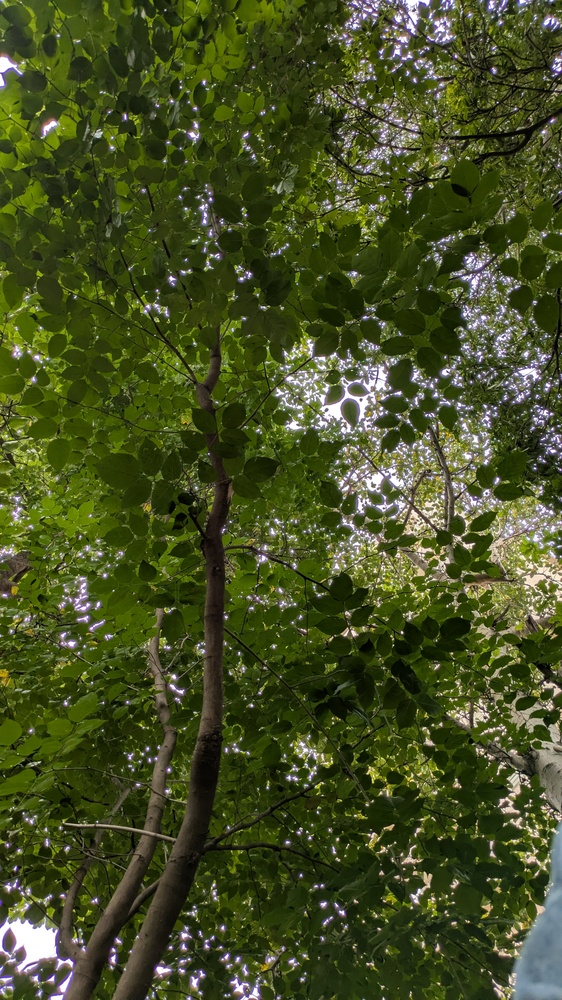
#> input picture data/canopy_input_images/plot-1/quadrant2.jpg, 562 x 1000 px, shrunk from 2268 x 4032 before the run, found by its file name; its folder holds only this picture in this run
$ python run_canopy_analysis.py
#> lines starting #> are read from the running program, lines starting #| are printed output that depends on the picture; after the words box and inside, x2 and y2 are one past the last pixel; in counts of white or black regions, pixels touching at a corner belong together
import cv2
import numpy as np
import os
import math
import csv
import logging

logging.basicConfig(level=logging.INFO, format='%(asctime)s - %(levelname)s - %(message)s')

def analyze_canopy_image(image_path, plot_id, csv_writer, output_image_dir):
    """Analyzes a single canopy image and writes the results to a CSV."""
#> called with plot_id = 'plot-1'
    base_filename = os.path.basename(image_path)

    gray_image = cv2.imread(image_path, cv2.IMREAD_GRAYSCALE)
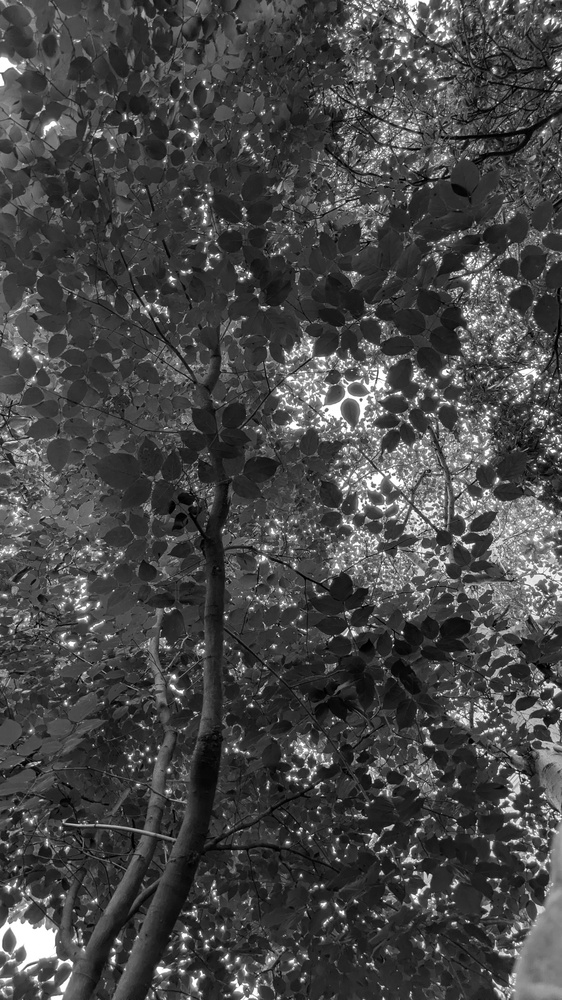
#> gray_image: shape (1000, 562); min 0, max 255, mean 70.6
    if gray_image is None:
        logging.error(f"Could not read image {image_path}")
        return

    _, binary_image = cv2.threshold(gray_image, 0, 255, cv2.THRESH_BINARY + cv2.THRESH_OTSU)
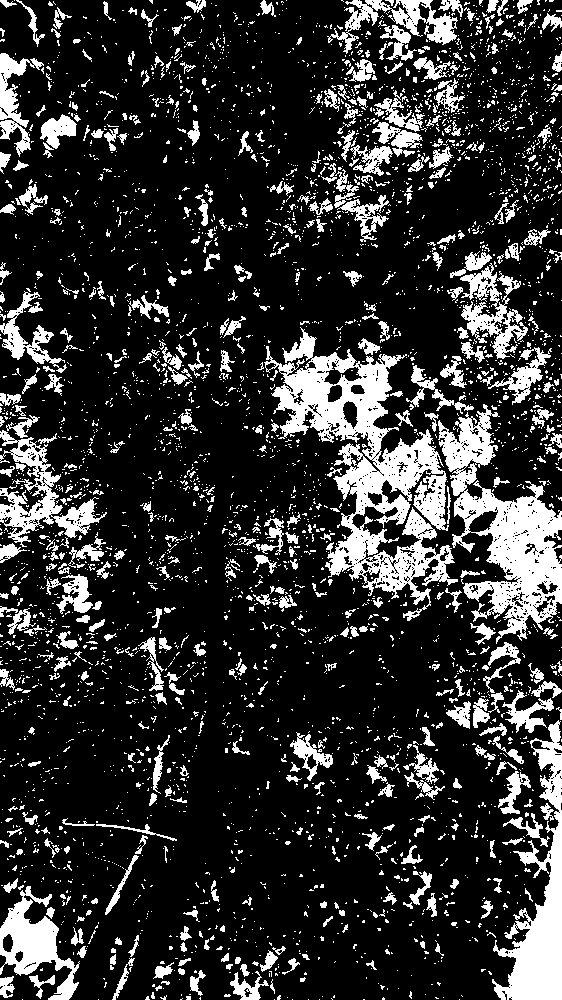
#> binary_image: shape (1000, 562); 19.2% white; 3947 white regions (3441 under 20 px)

    total_pixels = binary_image.size
#> total_pixels = 562000
    sky_pixels = np.sum(binary_image == 255)
#> sky_pixels = 108035
    canopy_pixels = total_pixels - sky_pixels
#> canopy_pixels = 453965
    canopy_cover_percent = (canopy_pixels / total_pixels) * 100
#> canopy_cover_percent = 80.78
    gap_fraction = sky_pixels / total_pixels
#> gap_fraction = 0.192

    if gap_fraction > 0:
        estimated_lai = -2 * 0.537 * math.log(gap_fraction)
#> estimated_lai = 1.77
    else:
        estimated_lai = float('inf')

    # --- Create new visualization ---

    # 1. Create the base color mask
    gray_bgr = cv2.cvtColor(gray_image, cv2.COLOR_GRAY2BGR)
    color_mask = np.zeros_like(gray_bgr)
    color_mask[binary_image == 0] = [0, 180, 0]  # Green for canopy
    color_mask[binary_image == 255] = [200, 50, 50] # Blue for sky

    # 2. Create the semi-transparent overlay
    alpha = 0.6 # Transparency factor
    blended_image = cv2.addWeighted(gray_bgr, 1 - alpha, color_mask, alpha, 0)
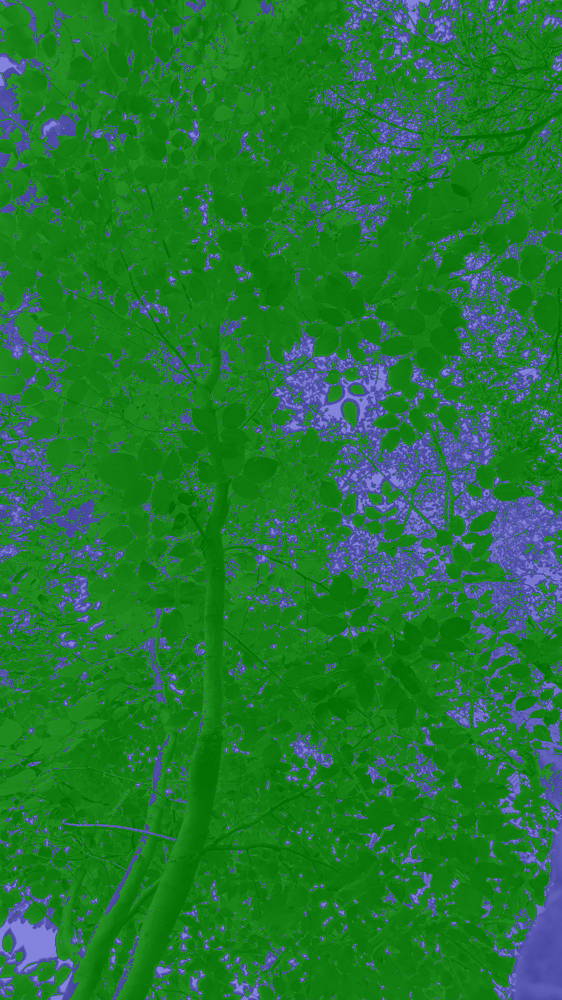
#> blended_image: shape (1000, 562, 3); mean B, G, R 51.3, 121.2, 34

    # 3. Add contour lines for sky gaps
    contours, _ = cv2.findContours(binary_image, cv2.RETR_TREE, cv2.CHAIN_APPROX_SIMPLE)
#> contours = 5636 contours, 5234 with area under 20; largest, box (x1, y1, x2, y2) and area: (264, 327, 458, 621) 19003, (438, 404, 562, 644) 12048, (492, 720, 562, 1000) 7001, (0, 430, 107, 547) 3464, (0, 886, 80, 1000) 3442
    cv2.drawContours(blended_image, contours, -1, (50, 255, 255), 1) # Bright yellow contours
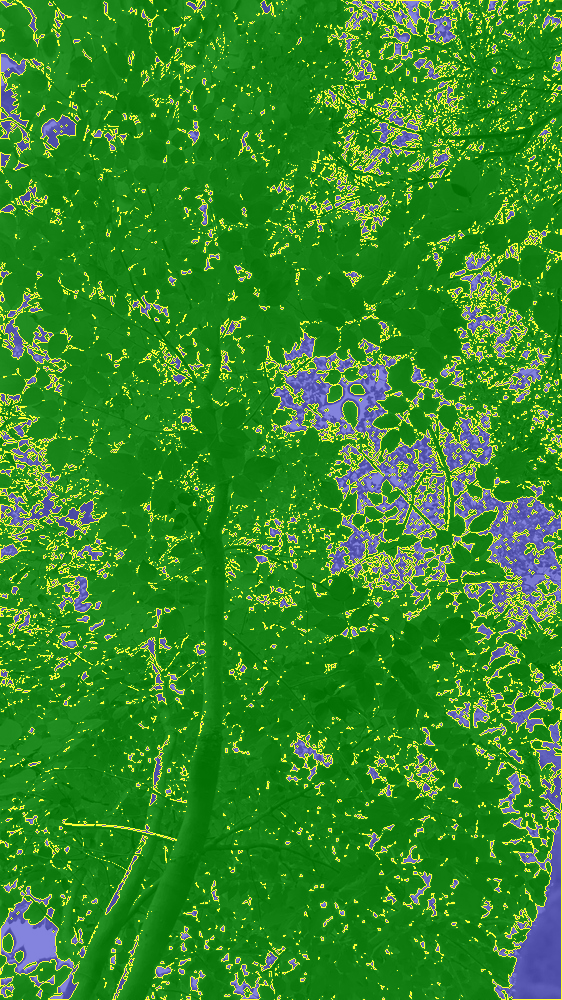
#> blended_image: shape (1000, 562, 3); 9.62% of pixels changed, all inside (x1, y1, x2, y2) = (0, 0, 562, 1000)

    # 4. Add footer with results
    footer_height = 60
    footer = np.zeros((footer_height, blended_image.shape[1], 3), dtype=np.uint8)
    text = f"Canopy Cover: {canopy_cover_percent:.2f}%  |  Estimated LAI: {estimated_lai:.2f}"
    cv2.putText(footer, text, (10, 35), cv2.FONT_HERSHEY_SIMPLEX, 0.8, (255, 255, 255), 2)
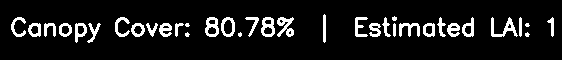
#> footer: shape (60, 562, 3); 9.8% white; 35 white regions (6 under 20 px), largest, box (x1, y1, x2, y2) and area: (491, 17, 518, 37) 204, (277, 17, 294, 37) 193, (205, 17, 219, 37) 165

    # 5. Combine the blended image and the footer
    final_image = cv2.vconcat([blended_image, footer])
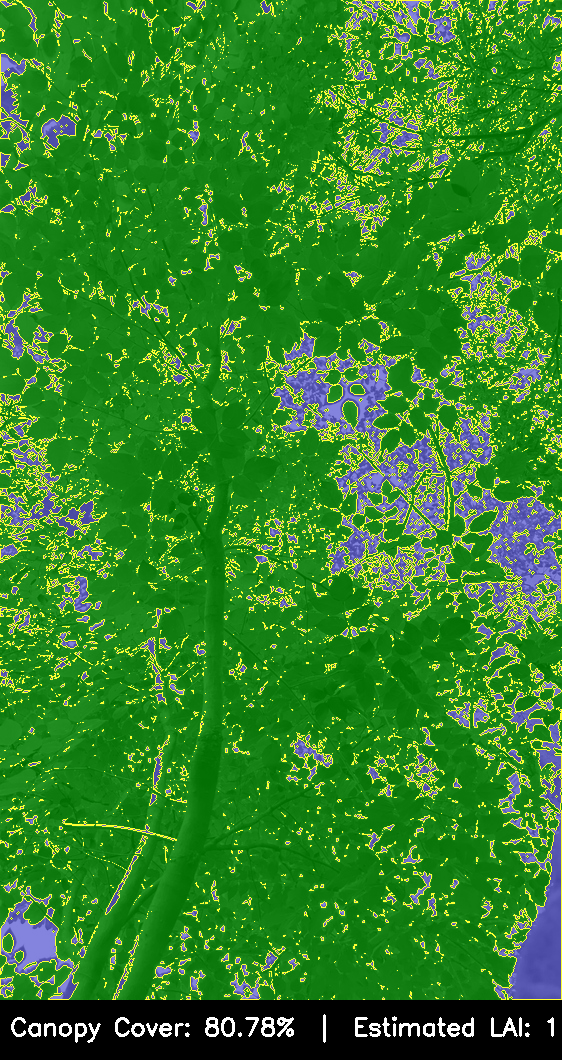
#> final_image: shape (1060, 562, 3); mean B, G, R 38.9, 131.6, 49.3

    # Save the final visual analysis image
    plot_output_dir = os.path.join(output_image_dir, plot_id)
    os.makedirs(plot_output_dir, exist_ok=True)
    output_image_path = os.path.join(plot_output_dir, f"analysis_{base_filename}")
    cv2.imwrite(output_image_path, final_image)

    csv_writer.writerow([plot_id, base_filename, canopy_cover_percent, estimated_lai, gap_fraction])
    logging.info(f"Canopy analysis complete for {os.path.join(plot_id, base_filename)}")

def run_canopy_analysis(input_dir, output_csv_path, output_image_dir):
    """
    Runs the canopy analysis for all images in a directory,
    processing subdirectories as separate plots.
    """
    logging.info("Starting canopy analysis with subdirectory processing.")
    os.makedirs(os.path.dirname(output_csv_path), exist_ok=True)
    os.makedirs(output_image_dir, exist_ok=True)

    with open(output_csv_path, 'w', newline='') as csvfile:
        csv_writer = csv.writer(csvfile)
        csv_writer.writerow(['plot_id', 'filename', 'canopy_cover_percent', 'estimated_lai', 'gap_fraction'])

        # Check for subdirectories (plots)
        subdirs = [d for d in os.listdir(input_dir) if os.path.isdir(os.path.join(input_dir, d))]

        if subdirs:
            for plot_id in sorted(subdirs):
                plot_dir = os.path.join(input_dir, plot_id)
                for filename in sorted(os.listdir(plot_dir)):
                    if filename.lower().endswith(('.png', '.jpg', '.jpeg')):
                        image_path = os.path.join(plot_dir, filename)
                        analyze_canopy_image(image_path, plot_id, csv_writer, output_image_dir)
        else:
            # Process files in the root if no subdirectories are found
            for filename in sorted(os.listdir(input_dir)):
                if filename.lower().endswith(('.png', '.jpg', '.jpeg')):
                    image_path = os.path.join(input_dir, filename)
                    analyze_canopy_image(image_path, 'default', csv_writer, output_image_dir)

    logging.info(f"Canopy analysis finished. Results saved to {output_csv_path}")

if __name__ == '__main__':
    input_image_dir = 'D:\\MIT WPU\\Assignments\\LULC Analysis\\vegetation_analysis_app\\data\\canopy_input_images'
    output_csv = 'D:\\MIT WPU\\Assignments\\LULC Analysis\\vegetation_analysis_app\\output\\data\\canopy_analysis_results.csv'
    output_img_dir = 'D:\\MIT WPU\\Assignments\\LULC Analysis\\vegetation_analysis_app\\output\\images\\canopy_analysis'

    run_canopy_analysis(input_image_dir, output_csv, output_img_dir)

$ run again, on data/canopy_input_images/plot-1/quadrant3.jpg
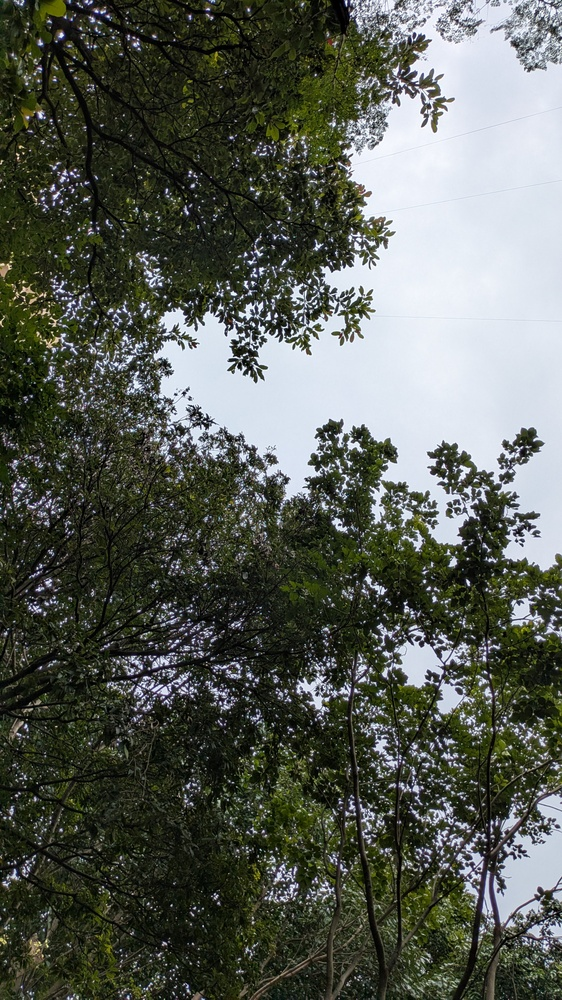
#> input picture data/canopy_input_images/plot-1/quadrant3.jpg, 562 x 1000 px, shrunk from 2268 x 4032 before the run, found by its file name
#> in analyze_canopy_image, `_, binary_image = cv2.threshold(gray_image, 0, 255, cv2.THRESH_BINARY ..`:
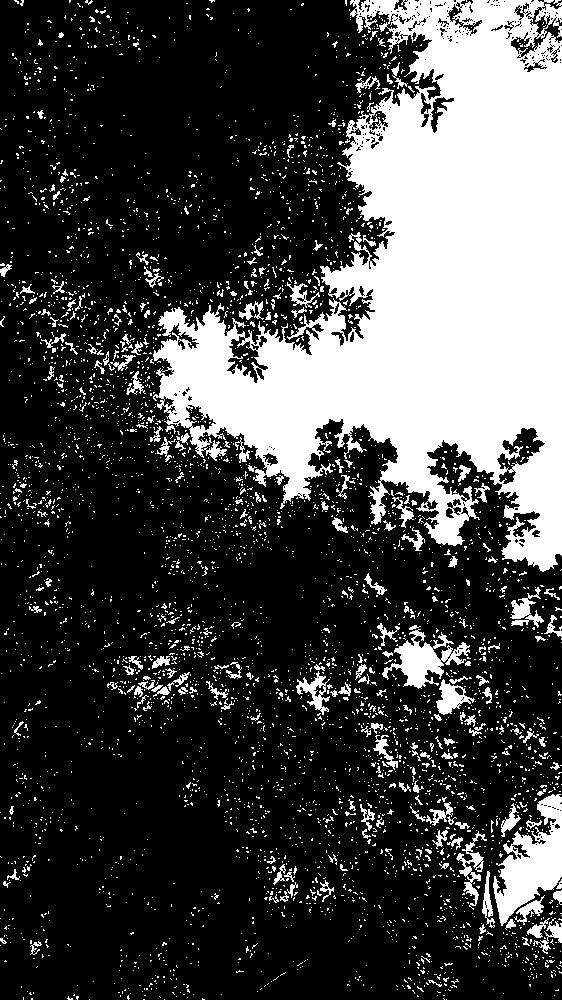
#> binary_image: shape (1000, 562); 26.9% white; 4368 white regions (4136 under 20 px)
#> sky_pixels = 151013
#> canopy_pixels = 410987
#> canopy_cover_percent = 73.13
#> gap_fraction = 0.269
#> estimated_lai = 1.41
#> contours = 4946 contours, 4761 with area under 20; largest, box (x1, y1, x2, y2) and area: (153, 0, 562, 572) 118694, (493, 794, 562, 926) 4273, (382, 629, 470, 689) 1792, (496, 427, 546, 471) 1038, (226, 335, 269, 384) 879
#> footer: shape (60, 562, 3); 9.4% white; 35 white regions (6 under 20 px), largest, box (x1, y1, x2, y2) and area: (491, 17, 518, 37) 204, (277, 17, 294, 37) 193, (399, 23, 420, 37) 151
#> in analyze_canopy_image, `final_image = cv2.vconcat([blended_image, footer])`:
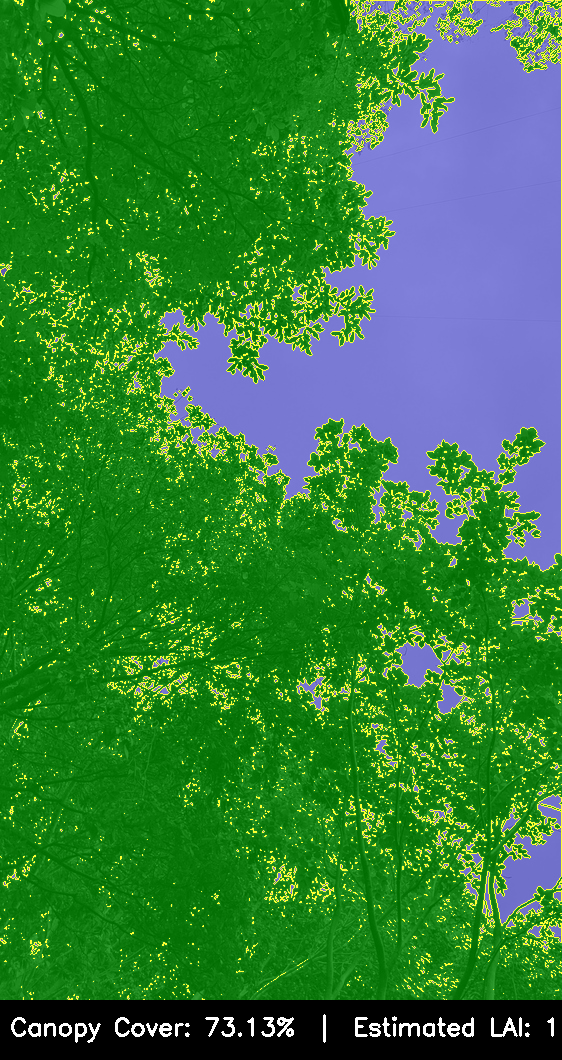
#> final_image: shape (1060, 562, 3); mean B, G, R 57.9, 126.5, 52
